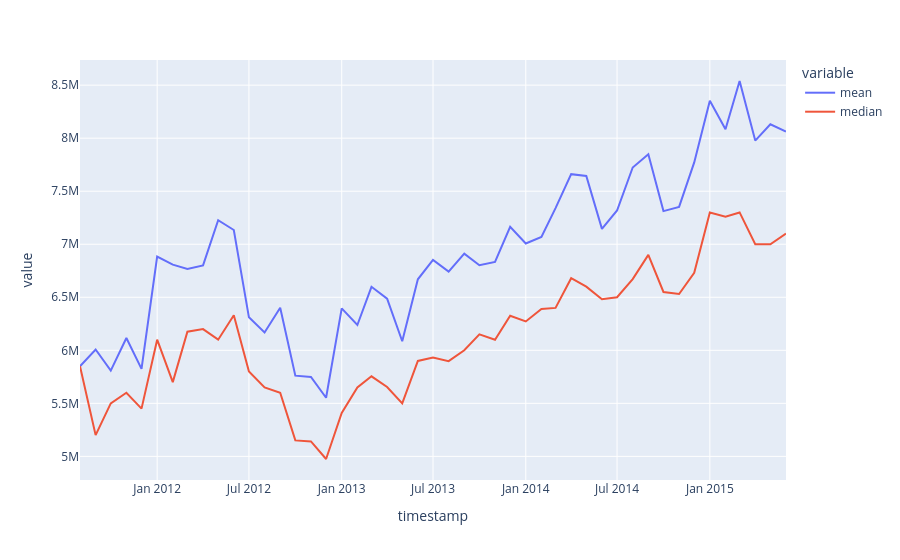

Notebook cell for this chart:
### Code cell
fig = px.line(
    group_by_month,
    x='timestamp',
    y=['mean', 'median']
)

fig.show()
